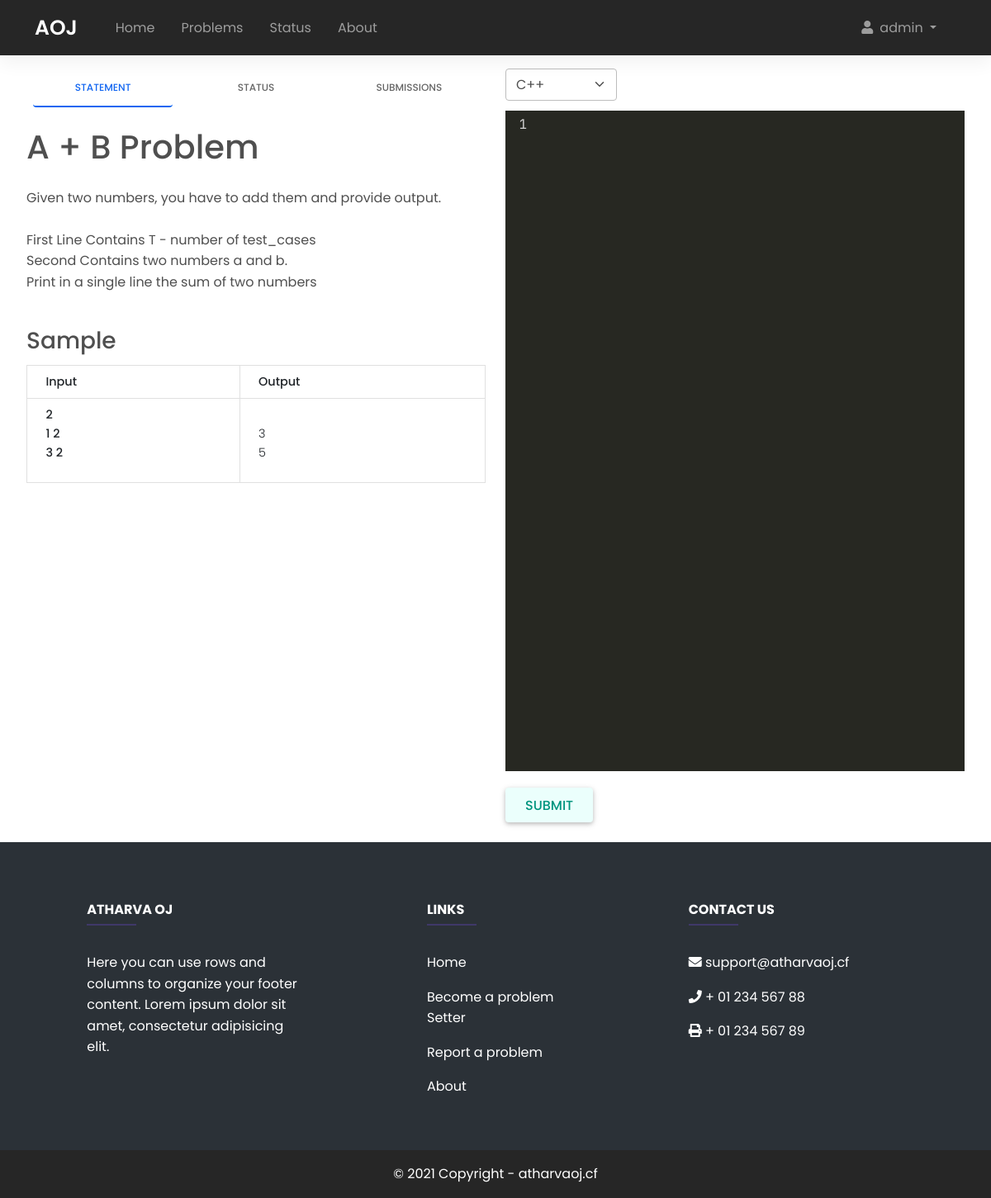
The page /problems/1 (signed in) on the database its author committed.
### judge/models.py (models this page shows, shortened)
class Problems(models.Model):
    title = models.TextField()
    problem_statement = models.TextField()
    input_data = models.TextField()
    output_data = models.TextField()
    test_cases = models.TextField()
    correct_output = models.TextField()
    difficulty = models.IntegerField()
    time_limit = models.IntegerField() #inseconds
    class Meta:
        verbose_name_plural = "Problems"

### judgeapi/views.py (the view, shortened to what this page needs)
# urls.py: path('<int:problem_id>', views.problem_page)
def problem_page(request, problem_id):
    form = editorForm()
    problem = Problems.objects.get(id=problem_id)
    title = problem.title
    statement = problem.problem_statement
    test_cases = problem.test_cases
    correct_output = problem.correct_output
    time_limit = problem.time_limit
    sample_input = problem.input_data
    sample_output = problem.output_data
    chck = False
    submissionHistory = Submissions.objects.filter(user=request.user,problemid=problem_id)
    return render(request, "pages/problempage.html", {
        'title': title,
        'statement': statement,
        'sample_input': sample_input,
        'sample_output': sample_output,
        'timelimit': time_limit,
        'formx': form,
        'check': chck,
        'history': submissionHistory
    }  , status=200)

### judge/forms.py
class editorForm(forms.Form):
    langs = (
    ('1', 'C++'),
    ('0', 'C'),
    ('2', 'Java'),
    ('3', 'Python'),
    ('4', 'JavaScript'),
    )
    language = ChoiceField(widget=forms.Select(attrs={'class':'form-select','id':'lang', 'onChange':'selectMode()', 'style':'width:auto;margin-bottom:12px;'}), choices=langs, label='')
    sourcecode = forms.CharField(widget=forms.Textarea(attrs={'id':'source'}), label='')

### templates/pages/problempage.html (shortened to what this page needs)
{% extends 'base.html' %}
{% block content %}
{% include 'navbar.html' %}
<link href="/static/css/codemirror.css" rel="stylesheet"/>
<link href="/static/css/monokai.css" rel="stylesheet"/>
<div class="row mt-3" style="margin-left: 20px;margin-right: 20px;" >
    <div class="col-md-6" >
<ul class="nav nav-tabs nav-justified mb-3" id="ex1" role="tablist">
  <li class="nav-item" role="presentation">
    <a
      class="nav-link active"
      id="ex3-tab-1"
      data-mdb-toggle="tab"
      href="#ex3-tabs-1"
      role="tab"
      aria-controls="ex3-tabs-1"
      aria-selected="true"
      >Statement</a
    >
  </li>
  <li class="nav-item" role="presentation">
    <a
      class="nav-link"
      id="ex3-tab-2"
      data-mdb-toggle="tab"
      href="#ex3-tabs-2"
      role="tab"
      aria-controls="ex3-tabs-2"
      aria-selected="false"
      >Status</a
    >
  </li>
  <li class="nav-item" role="presentation">
    <a
      class="nav-link"
      id="ex3-tab-3"
      data-mdb-toggle="tab"
      href="#ex3-tabs-3"
      role="tab"
      aria-controls="ex3-tabs-3"
      aria-selected="false"
      >Submissions</a
    >
  </li>
</ul>
<div class="tab-content" id="ex2-content">
  <div
    class="tab-pane fade show active"
    id="ex3-tabs-1"
    role="tabpanel"
    aria-labelledby="ex3-tab-1"
  >
   <h1 style="margin: 25px 0px;">{{title}}</h1>
   <pre style="word-wrap: break-word; font-family: 'Poppins'; font-size: 1rem;">{{statement}} </pre> <br>
    <h3> Sample </h3>
            <div class="table-responsive" style="margin-top:12px;">
        <table class="table table-bordered table-sm ">
            <thead>
            <tr>
                <th scope="col">Input</th>
                <th scope="col">Output</th>
            </tr>
            </thead>
            <tbody>
            <tr>
                <th scope="row">{{sample_input|linebreaks}}</th>
                <td> <br> {{sample_output|linebreaks}} </td>
            </tr>
            </tbody>
        </table>
        </div>
  </div>
</div>
    </div>
    <div class="col-md-6">
    <form method="POST" action="">
    {{formx}}
    <input onclick=spinner() type="submit" class="btn is-primary ripple">
    </form>
    </div>
</div>
{% include 'footer.html' %}
{% endblock content %}

### templates/navbar.html (shortened to what this page needs)
<header class="menu-bar">
    <nav class="navbar navbar-expand-lg bg-dark navbar-dark">
      <div class="container-fluid">
        <a class="navbar-brand" href="#">AOJ</a>
        <div class="collapse navbar-collapse" id="navbarSupportedContent">
          <ul class="navbar-nav me-auto mb-2 mb-lg-0">
            {% with request.resolver_match.url_name as url_name %}
            <li class="nav-item ripple">
              <a class="nav-link {% if url_name == 'home' %}active{% endif %}" href="/">Home</a>
            </li>
            <li class="nav-item ripple">
              <a class="nav-link waves-effect waves-light {% if url_name == 'problem_list' %}active{% endif %}" href="/problems">Problems</a>
            </li>
            <li class="nav-item ripple">
              <a class="nav-link {% if url_name == 'status' %}active{% endif %}" href="#">Status</a>
            </li>
            <li class="nav-item ripple {% if url_name == 'about' %}active{% endif %}">
              <a class="nav-link" href="#">About</a>
            </li>
            {% endwith %}
          </ul>
          <ul class="navbar-nav ms-auto d-flex flex-row me-3" id="fix">
            {% if request.user.is_authenticated %}
            <li class="nav-item me-3 me-lg-0 dropdown">
              <a
                class="nav-link dropdown-toggle ripple"
                href="#"
                id="navbarDropdownmenuLink"
                role="button"
                data-mdb-toggle="dropdown"
                aria-expanded="false"
              >
                <i class="fas fa-user"></i
                ><span class="usr">{{request.user}}</span>
              </a>
            </li>
            {% endif %}
          </ul>
        </div>
      </div>
    </nav>
  </header>

### static/css/main.css (style rules this page uses)
.menu-bar .navbar-brand { font-weight: 600; font-size: 25px; margin: 0 30px; }
.nav-item { margin: 0 0.5rem; }
.nav-link { padding: 0.7rem 1rem; }
.nav-item .active { background: rgba(255,255,255,.1); border-radius: 0.25rem; }
#navbarSupportedContent { margin-right: 30px; }
.usr { margin-left: 8px; }
body { font-family: 'Poppins', sans-serif; }
.is-primary { background-color: #ebfffc; color: #00947e; font-size: 1rem; }

### rows shown on the page
Problems: title "A + B Problem", problem_statement "Given two numbers, you have to add them and provide output. First Line Contains T - number of test_cases Second Contains two numbers a and b. Print in a single line the sum of two numbers", input_data "2 1 2 3 2", output_data "3 5"

### other values the page prints
{{ request.user }} "admin"
